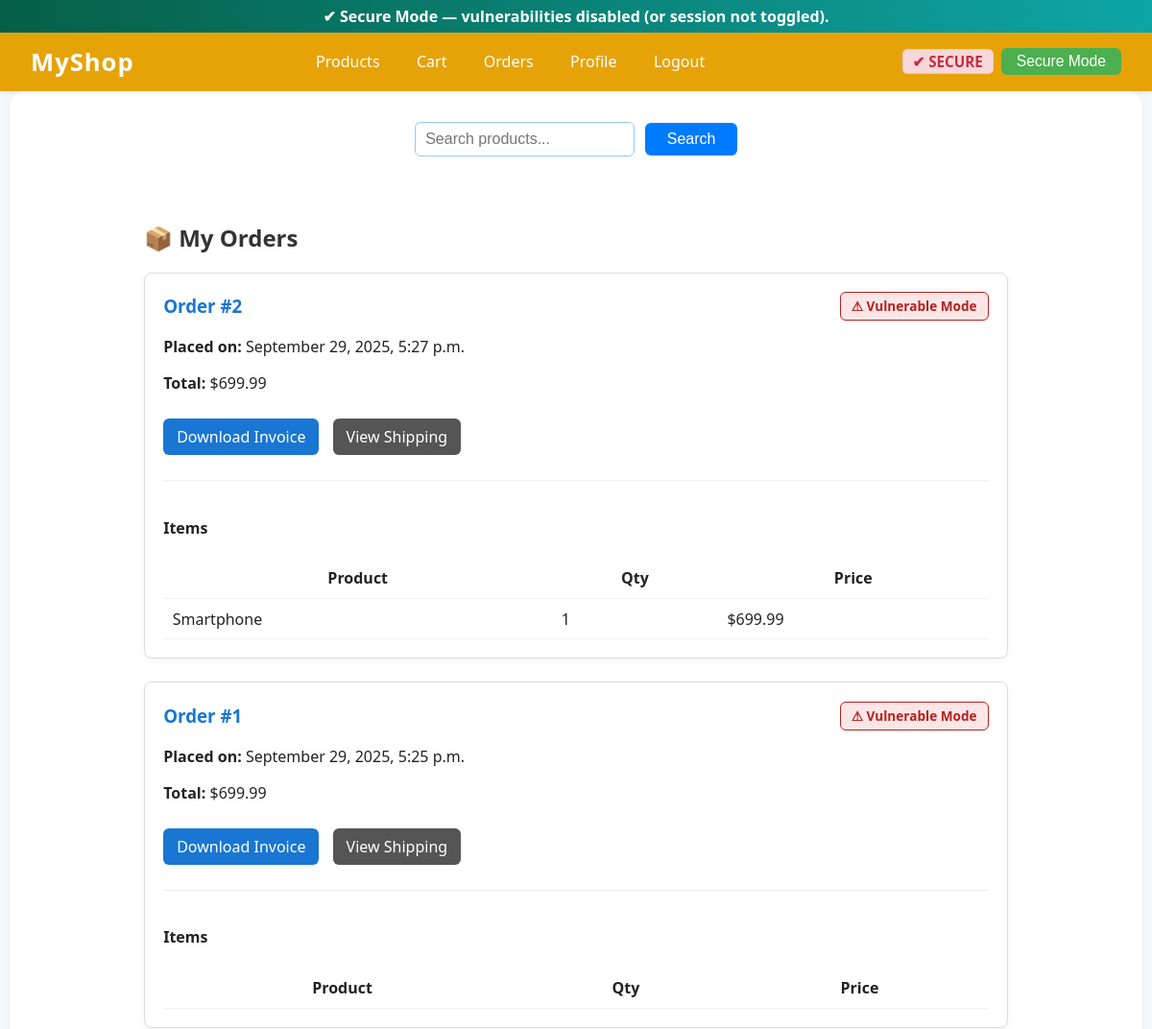
Page /orders/my-orders/ (signed in, upper part) on the earlier database version.
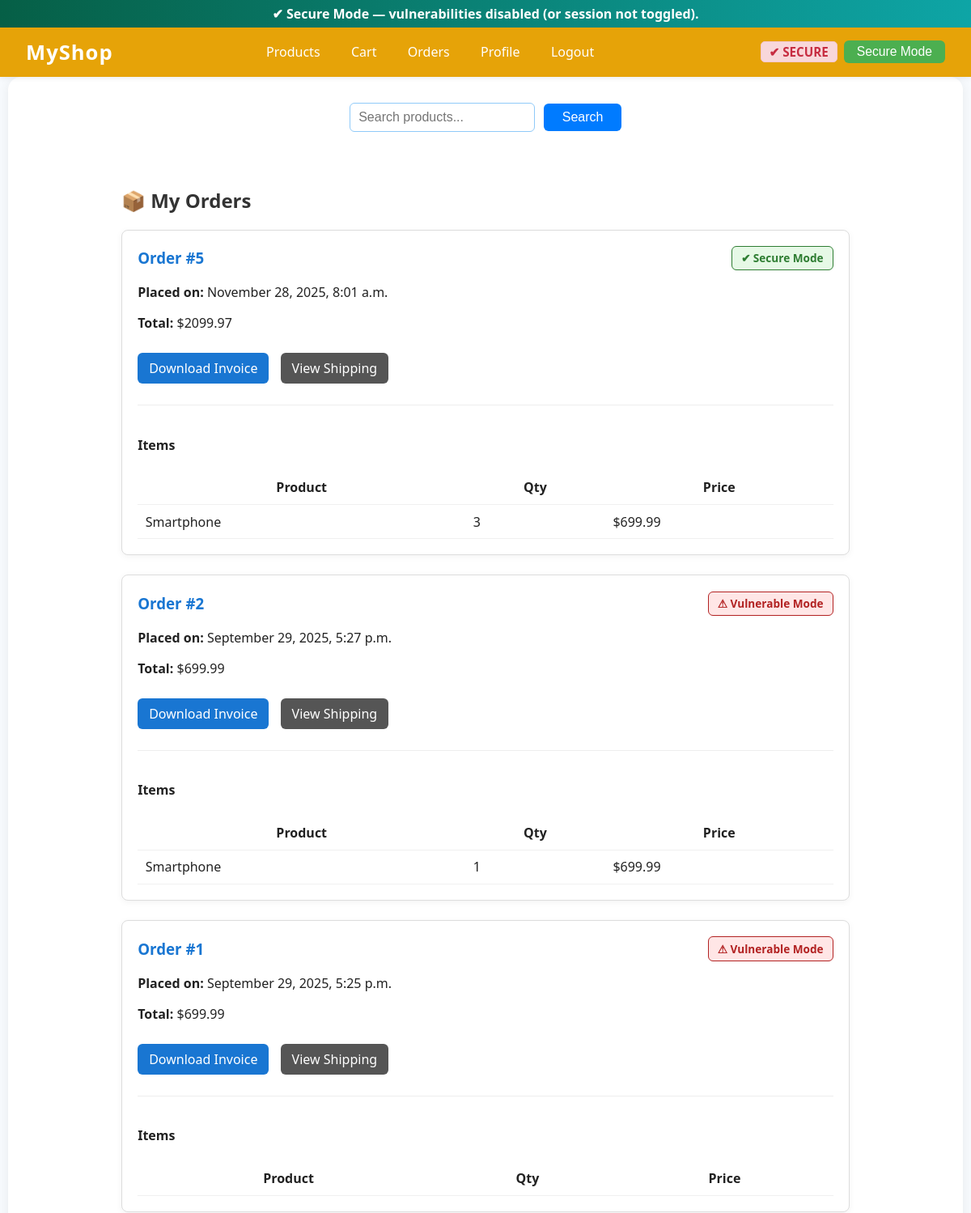
Same page on the later database version.
### orders/models.py (models this page shows, shortened)
class Order(models.Model):
    SECURE = "secure"
    VULNERABLE = "vulnerable"
    MODE_CHOICES = [
        (SECURE, "Secure"),
        (VULNERABLE, "Vulnerable"),
    ]
    user = models.ForeignKey(
        settings.AUTH_USER_MODEL,
        on_delete=models.SET_NULL,
        null=True, blank=True,
        related_name="orders"
    )
    total = models.DecimalField(max_digits=10, decimal_places=2)
    created_at = models.DateTimeField(auto_now_add=True)
    updated_at = models.DateTimeField(auto_now=True)
    mode = models.CharField(
        max_length=12,
        choices=MODE_CHOICES,
        default=SECURE,
    )

class OrderItem(models.Model):
    order = models.ForeignKey(Order, related_name="items", on_delete=models.CASCADE)
    product = models.ForeignKey(Product, on_delete=models.CASCADE)
    quantity = models.PositiveIntegerField(default=1)
    price = models.DecimalField(max_digits=10, decimal_places=2)
    added_at = models.DateTimeField(default=timezone.now)

### products/models.py (models this page shows, shortened)
class Product(models.Model):
    category = models.ForeignKey(Category, related_name='products', on_delete=models.CASCADE)
    name = models.CharField(max_length=255)
    slug = models.SlugField(unique=True)
    description = models.TextField(blank=True)
    price = models.DecimalField(max_digits=10, decimal_places=2)
    image = models.ImageField(upload_to='products/', blank=True, null=True)  # secure
    image_url = models.URLField(blank=True, null=True)  # vulnerable ✅
    stock = models.PositiveIntegerField(default=10)

### orders/views.py (the view)
# urls.py: path("my-orders/", views.my_orders, name="my_orders"),
@login_required
def my_orders(request):
    orders = (
        Order.objects.filter(user=request.user)
        .prefetch_related(
            "items__product",
            Prefetch("shipment", queryset=Shipment.objects.all())
        )
        .order_by("-created_at")
    )
    return render(request, "orders/my_orders.html", {"orders": orders})

### core/context_processors.py (called while the page is built)
def simulation_mode(request):
    session_mode = request.session.get(
        "sim_mode", getattr(settings, "SIMULATION_MODE", "secure")
    )
    return {"simulation_mode": session_mode}

### orders/templates/orders/my_orders.html (shortened to what this page needs)
{% extends "base.html" %}
{% load static %}
{% block extra_css %}
<link rel="stylesheet" href="{% static 'css/my_orders.css' %}">
{% endblock %}
{% block content %}
<div class="orders-container">
    <h2>📦 My Orders</h2>
    {% if orders %}
        {% for order in orders %}
        <div class="order-card">
            <div class="order-header">
                <h3>Order #{{ order.id }}</h3>
                {% if order.mode == "vulnerable" %}
                    <span class="mode-badge mode-vulnerable">⚠ Vulnerable Mode</span>
                {% else %}
                    <span class="mode-badge mode-secure">✔ Secure Mode</span>
                {% endif %}
            </div>
            <p><strong>Placed on:</strong> {{ order.created_at|date:"F j, Y, g:i a" }}</p>
            <p><strong>Total:</strong> ${{ order.total }}</p>
            <p>
                <a href="{% url 'orders:download_invoice' order.id %}" class="btn">Download Invoice</a>
                <a href="{% url 'shipping:shipping_details' order.id %}" class="btn-secondary">View Shipping</a>
            </p>
            <div class="order-items">
                <h4>Items</h4>
                <table>
                    <thead>
                        <tr>
                            <th>Product</th>
                            <th>Qty</th>
                            <th>Price</th>
                        </tr>
                    </thead>
                    <tbody>
                        {% for item in order.items.all %}
                        <tr>
                            <td>{{ item.product.name }}</td>
                            <td>{{ item.quantity }}</td>
                            <td>${{ item.price }}</td>
                        </tr>
                        {% endfor %}
                    </tbody>
                </table>
            </div>
        </div>
        {% endfor %}
    {% else %}
        <p>You haven’t placed any orders yet.</p>
    {% endif %}
</div>
{% endblock %}

Differences in the rows shown:
added Order: id "5", mode "✔ Secure Mode", created_at "November 28, 2025, 8:01 a.m.", total "2099.97"
added OrderItem: product.name "Smartphone", quantity "3", price "699.99", shown under "5"
